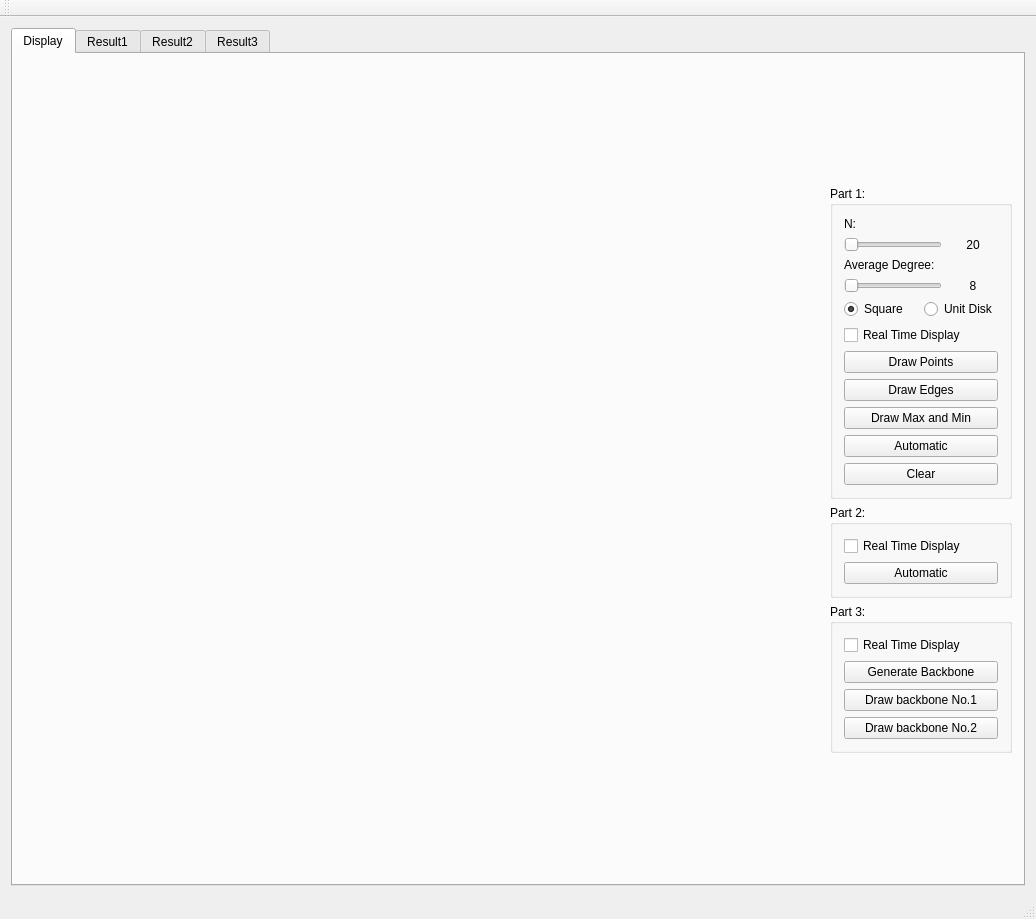
<?xml version="1.0" encoding="UTF-8"?>
<ui version="4.0">
 <class>MainWindow</class>
 <widget class="QMainWindow" name="MainWindow">
  <property name="geometry">
   <rect>
    <x>0</x>
    <y>0</y>
    <width>1036</width>
    <height>919</height>
   </rect>
  </property>
  <property name="windowTitle">
   <string>MainWindow</string>
  </property>
  <widget class="QWidget" name="centralWidget">
   <layout class="QHBoxLayout" name="horizontalLayout_4">
    <item>
     <widget class="QTabWidget" name="tabWidget">
      <property name="currentIndex">
       <number>0</number>
      </property>
      <widget class="QWidget" name="tab">
       <attribute name="title">
        <string>Display</string>
       </attribute>
       <layout class="QHBoxLayout" name="horizontalLayout_10">
        <item>
         <widget class="PaintWidget" name="display" native="true">
          <property name="minimumSize">
           <size>
            <width>800</width>
            <height>800</height>
           </size>
          </property>
          <property name="maximumSize">
           <size>
            <width>800</width>
            <height>800</height>
           </size>
          </property>
         </widget>
        </item>
        <item>
         <layout class="QVBoxLayout" name="verticalLayout_2">
          <item>
           <spacer name="verticalSpacer">
            <property name="orientation">
             <enum>Qt::Vertical</enum>
            </property>
            <property name="sizeHint" stdset="0">
             <size>
              <width>20</width>
              <height>40</height>
             </size>
            </property>
           </spacer>
          </item>
          <item>
           <widget class="QGroupBox" name="groupBox">
            <property name="title">
             <string>Part 1:</string>
            </property>
            <layout class="QVBoxLayout" name="verticalLayout">
             <item>
              <widget class="QLabel" name="label_3">
               <property name="text">
                <string>N:</string>
               </property>
              </widget>
             </item>
             <item>
              <layout class="QHBoxLayout" name="horizontalLayout_2">
               <item>
                <widget class="QSlider" name="horizontalSlider">
                 <property name="maximum">
                  <number>7</number>
                 </property>
                 <property name="sliderPosition">
                  <number>0</number>
                 </property>
                 <property name="orientation">
                  <enum>Qt::Horizontal</enum>
                 </property>
                </widget>
               </item>
               <item>
                <widget class="QLabel" name="number">
                 <property name="minimumSize">
                  <size>
                   <width>50</width>
                   <height>0</height>
                  </size>
                 </property>
                 <property name="text">
                  <string>20</string>
                 </property>
                 <property name="alignment">
                  <set>Qt::AlignCenter</set>
                 </property>
                </widget>
               </item>
              </layout>
             </item>
             <item>
              <widget class="QLabel" name="label_4">
               <property name="text">
                <string>Average Degree:</string>
               </property>
              </widget>
             </item>
             <item>
              <layout class="QHBoxLayout" name="horizontalLayout">
               <item>
                <widget class="QSlider" name="horizontalSlider_2">
                 <property name="maximum">
                  <number>4</number>
                 </property>
                 <property name="orientation">
                  <enum>Qt::Horizontal</enum>
                 </property>
                </widget>
               </item>
               <item>
                <widget class="QLabel" name="avg_degree">
                 <property name="minimumSize">
                  <size>
                   <width>50</width>
                   <height>0</height>
                  </size>
                 </property>
                 <property name="text">
                  <string>8</string>
                 </property>
                 <property name="alignment">
                  <set>Qt::AlignCenter</set>
                 </property>
                </widget>
               </item>
              </layout>
             </item>
             <item>
              <layout class="QHBoxLayout" name="horizontalLayout_3">
               <item>
                <widget class="QRadioButton" name="square">
                 <property name="text">
                  <string>Square</string>
                 </property>
                 <property name="checked">
                  <bool>true</bool>
                 </property>
                </widget>
               </item>
               <item>
                <widget class="QRadioButton" name="unit_disk">
                 <property name="text">
                  <string>Unit Disk</string>
                 </property>
                </widget>
               </item>
              </layout>
             </item>
             <item>
              <widget class="QCheckBox" name="real_time_display_p1">
               <property name="text">
                <string>Real Time Display</string>
               </property>
              </widget>
             </item>
             <item>
              <widget class="QPushButton" name="draw_points">
               <property name="text">
                <string>Draw Points</string>
               </property>
              </widget>
             </item>
             <item>
              <widget class="QPushButton" name="draw_edges">
               <property name="text">
                <string>Draw Edges</string>
               </property>
              </widget>
             </item>
             <item>
              <widget class="QPushButton" name="draw_max_min">
               <property name="text">
                <string>Draw Max and Min</string>
               </property>
              </widget>
             </item>
             <item>
              <widget class="QPushButton" name="automatic_p1">
               <property name="text">
                <string>Automatic</string>
               </property>
              </widget>
             </item>
             <item>
              <widget class="QPushButton" name="clear">
               <property name="text">
                <string>Clear</string>
               </property>
              </widget>
             </item>
            </layout>
           </widget>
          </item>
          <item>
           <widget class="QGroupBox" name="groupBox_2">
            <property name="title">
             <string>Part 2:</string>
            </property>
            <layout class="QVBoxLayout" name="verticalLayout_3">
             <item>
              <widget class="QCheckBox" name="real_time_display_p2">
               <property name="text">
                <string>Real Time Display</string>
               </property>
              </widget>
             </item>
             <item>
              <widget class="QPushButton" name="automatic_p2">
               <property name="text">
                <string>Automatic</string>
               </property>
              </widget>
             </item>
            </layout>
           </widget>
          </item>
          <item>
           <widget class="QGroupBox" name="groupBox_3">
            <property name="title">
             <string>Part 3:</string>
            </property>
            <layout class="QVBoxLayout" name="verticalLayout_4">
             <item>
              <widget class="QCheckBox" name="real_time_display_p3">
               <property name="text">
                <string>Real Time Display</string>
               </property>
              </widget>
             </item>
             <item>
              <widget class="QPushButton" name="generate_backbone">
               <property name="text">
                <string>Generate Backbone</string>
               </property>
              </widget>
             </item>
             <item>
              <widget class="QPushButton" name="draw_backbone_1">
               <property name="text">
                <string>Draw backbone No.1</string>
               </property>
              </widget>
             </item>
             <item>
              <widget class="QPushButton" name="draw_backbone_2">
               <property name="text">
                <string>Draw backbone No.2</string>
               </property>
              </widget>
             </item>
            </layout>
           </widget>
          </item>
          <item>
           <spacer name="verticalSpacer_2">
            <property name="orientation">
             <enum>Qt::Vertical</enum>
            </property>
            <property name="sizeHint" stdset="0">
             <size>
              <width>20</width>
              <height>40</height>
             </size>
            </property>
           </spacer>
          </item>
         </layout>
        </item>
       </layout>
      </widget>
      <widget class="QWidget" name="tab_2">
       <attribute name="title">
        <string>Result1</string>
       </attribute>
       <layout class="QHBoxLayout" name="horizontalLayout_6">
        <item>
         <widget class="QTableWidget" name="results">
          <column>
           <property name="text">
            <string>ID</string>
           </property>
           <property name="textAlignment">
            <set>AlignCenter</set>
           </property>
          </column>
          <column>
           <property name="text">
            <string>N</string>
           </property>
           <property name="textAlignment">
            <set>AlignCenter</set>
           </property>
          </column>
          <column>
           <property name="text">
            <string>R</string>
           </property>
           <property name="textAlignment">
            <set>AlignCenter</set>
           </property>
          </column>
          <column>
           <property name="text">
            <string>M</string>
           </property>
           <property name="textAlignment">
            <set>AlignCenter</set>
           </property>
          </column>
          <column>
           <property name="text">
            <string>Min Degree</string>
           </property>
           <property name="textAlignment">
            <set>AlignCenter</set>
           </property>
          </column>
          <column>
           <property name="text">
            <string>Avg. Degree</string>
           </property>
           <property name="textAlignment">
            <set>AlignCenter</set>
           </property>
          </column>
          <column>
           <property name="text">
            <string>Max Degree</string>
           </property>
           <property name="textAlignment">
            <set>AlignCenter</set>
           </property>
          </column>
          <column>
           <property name="text">
            <string>Part 1 Running Time</string>
           </property>
           <property name="textAlignment">
            <set>AlignCenter</set>
           </property>
          </column>
          <column>
           <property name="text">
            <string>Distribution</string>
           </property>
           <property name="textAlignment">
            <set>AlignCenter</set>
           </property>
          </column>
         </widget>
        </item>
       </layout>
      </widget>
      <widget class="QWidget" name="tab_3">
       <attribute name="title">
        <string>Result2</string>
       </attribute>
       <layout class="QHBoxLayout" name="horizontalLayout_5">
        <item>
         <widget class="QTableWidget" name="results_2">
          <column>
           <property name="text">
            <string>Max Degree When Deleted</string>
           </property>
           <property name="textAlignment">
            <set>AlignCenter</set>
           </property>
          </column>
          <column>
           <property name="text">
            <string>Number of Colors</string>
           </property>
           <property name="textAlignment">
            <set>AlignCenter</set>
           </property>
          </column>
          <column>
           <property name="text">
            <string>Max Color Size</string>
           </property>
           <property name="textAlignment">
            <set>AlignCenter</set>
           </property>
          </column>
          <column>
           <property name="text">
            <string>Terminal Clique Size</string>
           </property>
           <property name="textAlignment">
            <set>AlignCenter</set>
           </property>
          </column>
          <column>
           <property name="text">
            <string>Part 2 Running Time</string>
           </property>
           <property name="textAlignment">
            <set>AlignCenter</set>
           </property>
          </column>
         </widget>
        </item>
       </layout>
      </widget>
      <widget class="QWidget" name="tab_4">
       <attribute name="title">
        <string>Result3</string>
       </attribute>
       <layout class="QHBoxLayout" name="horizontalLayout_7">
        <item>
         <widget class="QTableWidget" name="results_3">
          <column>
           <property name="text">
            <string>Benchmark ID</string>
           </property>
           <property name="textAlignment">
            <set>AlignCenter</set>
           </property>
          </column>
          <column>
           <property name="text">
            <string>Backbone Size</string>
           </property>
           <property name="textAlignment">
            <set>AlignCenter</set>
           </property>
          </column>
          <column>
           <property name="text">
            <string>Number of Vertices</string>
           </property>
           <property name="textAlignment">
            <set>AlignCenter</set>
           </property>
          </column>
          <column>
           <property name="text">
            <string>Number of Edges</string>
           </property>
           <property name="textAlignment">
            <set>AlignCenter</set>
           </property>
          </column>
          <column>
           <property name="text">
            <string>Percentage Covered</string>
           </property>
           <property name="textAlignment">
            <set>AlignCenter</set>
           </property>
          </column>
          <column>
           <property name="text">
            <string>Part 3 Running Time</string>
           </property>
           <property name="textAlignment">
            <set>AlignCenter</set>
           </property>
          </column>
         </widget>
        </item>
       </layout>
      </widget>
     </widget>
    </item>
   </layout>
  </widget>
  <widget class="QMenuBar" name="menuBar">
   <property name="geometry">
    <rect>
     <x>0</x>
     <y>0</y>
     <width>1036</width>
     <height>23</height>
    </rect>
   </property>
  </widget>
  <widget class="QToolBar" name="mainToolBar">
   <attribute name="toolBarArea">
    <enum>TopToolBarArea</enum>
   </attribute>
   <attribute name="toolBarBreak">
    <bool>false</bool>
   </attribute>
  </widget>
  <widget class="QStatusBar" name="statusBar"/>
 </widget>
 <layoutdefault spacing="6" margin="11"/>
 <customwidgets>
  <customwidget>
   <class>PaintWidget</class>
   <extends>QWidget</extends>
   <header>paintwidget.h</header>
   <container>1</container>
  </customwidget>
 </customwidgets>
 <resources/>
 <connections/>
</ui>
